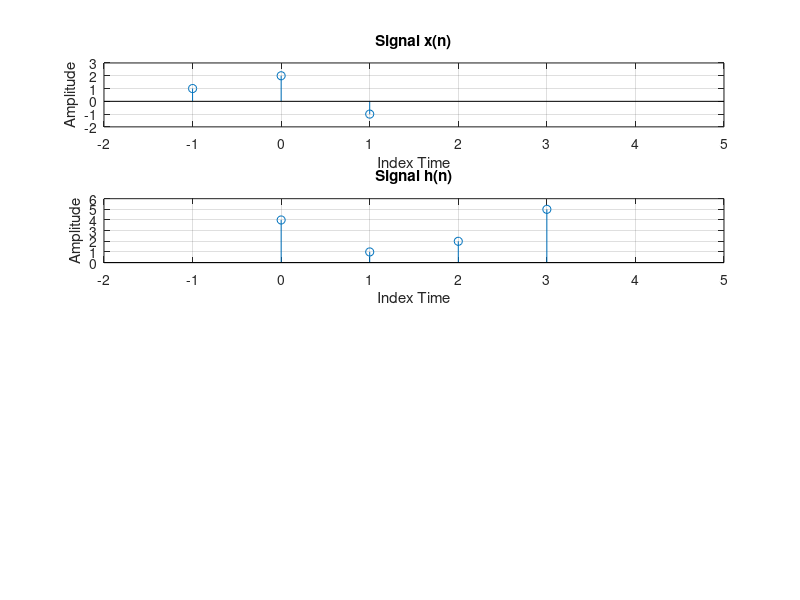

MATLAB code to generate this figure: (Note: this script raises an error after producing the figure.)
% Author : Yuvraj Kadale
% Roll No: 184534

%Convolution of two signals

%let one of the function be x
x =[1 2 -1];                 % some random discrete function x
a= -1:1;                     % timeline -1 to 1
subplot(4,1,1)               % plotting at first plot of 4x1
stem(a,x)                    % stem for discreate signal
xlabel('Index Time');        % label on X-axis
ylabel('Amplitude');         % label on Y axis
title ('Signal x(n)');       % tite of the plot
axis([-2 5 -2 3]);           % defining range for axis
grid on;

%let the Second signal be y 
y=[4 1 2 5];                 % some random Function y  
b=0:3;
subplot(4,1,2)               % plotting at second plot of 4x1
stem(b,y);          
xlabel('Index Time');        % label on X axis  
ylabel('Amplitude');         % label on Y axis
title ('Signal h(n)');       % Title of the plot  
axis([-2 5 0 6]);            % Range of axis
grid on;


% let s be the result of convolution
s=convolution(x,y);          % convolving signal x with signal y
c=-1:4;      
subplot(4,1,3);              % plotting of third plot of 4x1
stem(c,s);        
xlabel('Index Time');        % label on X axis
ylabel('Amplitude');         % label on Y axid
title ('Discrete Convoluted Signal');
axis([-2 5 -7 11]);          % range of axis
grid on;
disp('Signal After convolution is')
disp(s)
disp('Verifying the result with inbuilt function we get')
disp(conv(x,y))

%corelation of two signals

%let t be the result of cross corelation
t=corelation(x,y);           % taking corelation of x and y
e=-3:2;  
subplot(4,1,4);              % plotting of fourth plot of 4x1
stem(e,t);        
xlabel('Index Time');        % label on X axis
ylabel('Amplitude');         % label on Y axid
title ('Cross correlated Signal');
axis([-2 5 -7 11]);          % range of axis
grid on;
disp('Signal After correlation is')
disp(t)
disp('Verifying the result with inbuilt function we get')
disp(xcorr(x,y))

% function for convolution

function convo = convolution(f1,f2) 
    lf1 = length(f1);        % length of signal f1
    lf2 = length(f2);        % length of signal f2
    n = lf1+lf2-1;            
    convo = zeros(1,n);      % providing zero padding
    xt = [f1,zeros(1,lf2-1)];
    ht = [f2,zeros(1,lf1-1)];
    for i=1:n
        for j=1:i
            convo(i) =convo(i)+xt(j)*ht(i-j+1); 
        end
    end
end 

% Function for cross correlation

function crossco = corelation(f1,f2)
    
    lf1 = length(f1);        % length of signal f1
    lf2 = length(f2);        % length of signal f2
    n = lf1+lf2-1;
    z = fliplr(f2);          % elements flipped left to right
    
         % providing zero padding
    crossco = zeros(1,n);
    xt = [f1,zeros(1,lf2)];
    zt = [z,zeros(1,lf1)];
    
    for i=1:n
        crossco(i)=0;
        for j=1:lf1
            if((i-j+1)>0)
                crossco(i)=crossco(i)+(xt(j)*zt(i-j+1));
            else
            end
        end
    end
end
    